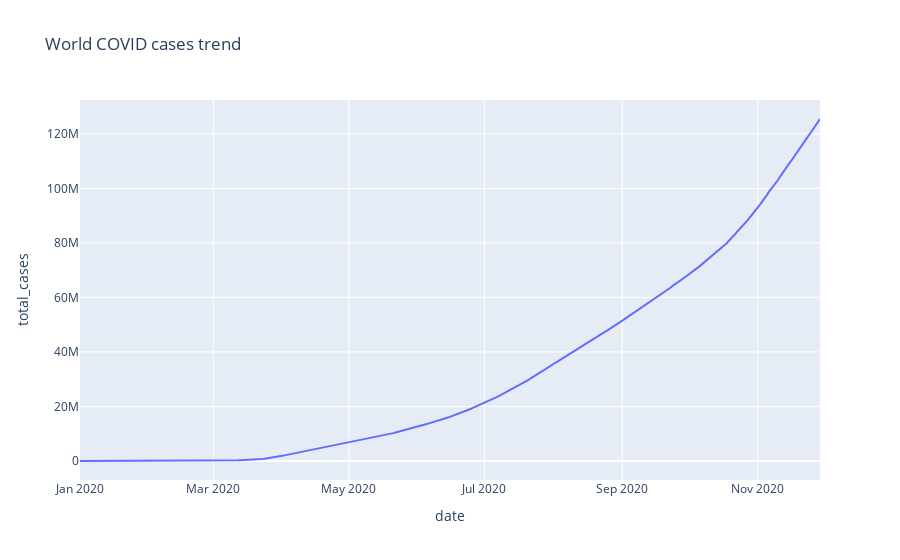

Write notebook code for a chart like this one.
### Code cell
world_cases_fig = px.line(data_world, x="date", y="total_cases", title = "World COVID cases trend")

iplot(world_cases_fig)

### Figure 1 — Plotly figure (JSON) as saved in the notebook; plotly's stock layout.template omitted (floating-point values rounded to 4 significant figures; data arrays with more than 128 entries replaced by an {"elided": "..."} marker saying what was removed)
{"data": [{"hovertemplate": "date=%{x}<br>total_cases=%{y}<extra></extra>", "legendgroup": "", "line": {"color": "#636efa", "dash": "solid"}, "mode": "lines", "name": "", "orientation": "v", "showlegend": false, "type": "scatter", "x": {"elided": "334 str values"}, "xaxis": "x", "y": {"elided": "334 int values"}, "yaxis": "y"}], "layout": {"legend": {"tracegroupgap": 0}, "title": {"text": "World COVID cases trend"}, "xaxis": {"anchor": "y", "domain": [0, 1], "title": {"text": "date"}}, "yaxis": {"anchor": "x", "domain": [0, 1], "title": {"text": "total_cases"}}}}
